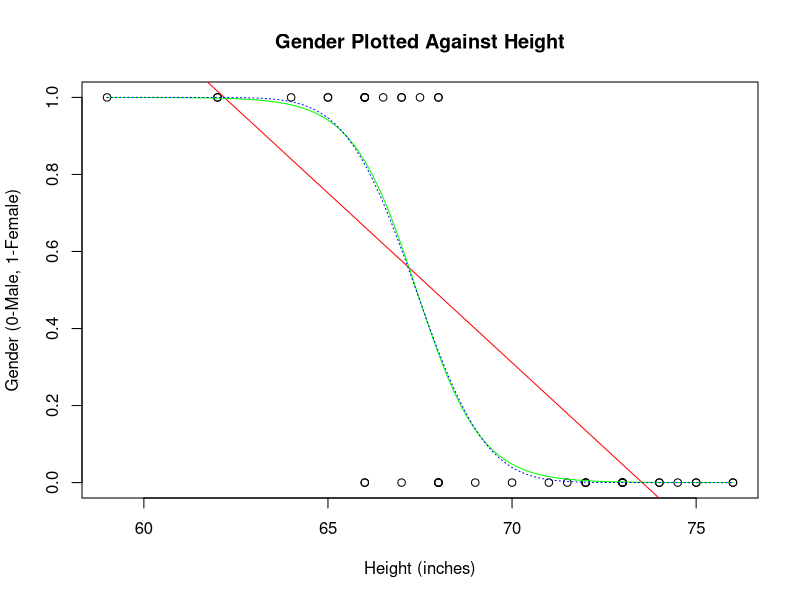

The R source for this figure:
# Bradley Gadd-Speakman (cqmn68)
# Assignment 1

# Sets current directory to be the working directory (requires pkg 'rstudioapi')
setwd(dirname(rstudioapi::getActiveDocumentContext()$path))

# QUESTION 1.1

# Gets the 43 students gender and height data from the statistical methods III 
# class of 1993 at Durham University
data = read.csv("Student.csv")

# Fits a linear regression model to the data with height as covariate
linmodel = lm(gender ~ height, data)

# Gets coefficients of linear regression
coeff = as.numeric(coef(linmodel))
# Intercept: 6.476, Height grad: -0.088

# Plots the data in a scatter plot
plot(data$height, data$gender, main = "Gender Plotted Against Height",
     xlab = "Height (inches)", ylab = "Gender (0-Male, 1-Female)")

# Appends the linear model regression line onto the plot in red
abline(linmodel, col = "red")

# The linear regression model is an inappropriate model to use for this data
# since the response variable gender is categorical data and can only take
# two discrete values. Regression models assume that the variables are
# continuous data as they try to estimate the expected value of the response
# in a continuous and linear way.

# QUESTION 1.2

# Fits a logistic regression model with logit link to the data with 
# height as covariate
logmodel = glm(gender ~ height, family = binomial(link = logit), data)

# QUESTION 1.3

# Get coefficients of logistic model
coeff2 = as.numeric(coef(logmodel))
# Intercept: 77.713, Height grad: -1.153
# The intercept is the intercept of the log odds of being female
# as a function of height
# The gradient is the gradient of the log odds of being female 
# as a function of height

# Get predictions of logistic model
predictions = data.frame(height = seq(min(data$height), max(data$height), len = 100))
predictions$gender_pred = predict(logmodel, predictions, type = "response")

# Plot prediction values from the logistic model on the plot
lines(predictions, col = "green")

# QUESTION 1.4

# Fits a logistic regression model with probit link to the data with
# height as covariate
logmodel2 = glm(gender ~ height, family = binomial(link = probit), data)

# Get coefficients of logistic model2
coeff3 = as.numeric(coef(logmodel2))
# Intercept: 45.427, Height grad: -0.674

# Get predictions of logistic model2
predictions2 = data.frame(height = seq(min(data$height), max(data$height), len = 100))
predictions2$gender_pred = predict(logmodel2, predictions2, type = "response")

# Plot prediction values from the logistic model2 on the plot
lines(predictions2, col = "blue", lty = "dotted")

# QUESTION 1.4a

# linmodel predicts 0.5 at h = (0.5-b0)/b1 = 67.858
(0.5 - coeff[1])/coeff[2]

# logmodel predicts 0.5 at h = -b0/b1 = 67.405
-coeff2[1]/coeff2[2]

# logmodel2 predicts 0.5 at h = -b0/b1 = 67.393
-coeff3[1]/coeff3[2]

#QUESTION 1.4b

# logmodel predicts probability of 0.00498 of being female given h = 72
predict(logmodel, data.frame(height = 72), type = "response")

# logmodel2 predicts probability of 0.000950 of being female given h = 72
predict(logmodel2, data.frame(height = 72), type = "response")
